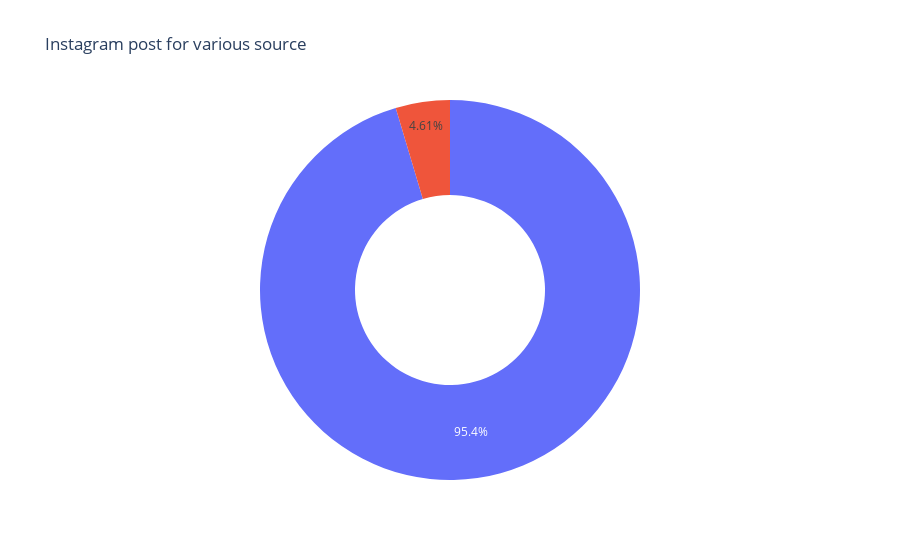

Notebook cell for this chart:
### Code cell
# Relationship between followers and likes 

followers = df["Followers"].sum()
likes = df["Likes"].sum()

labels = ['Followers', 'Likes']
values = [followers , likes]

fig = px.pie(df,values=values,labels=labels,
            title= 'Instagram post for various source',hole=0.5)
fig.show()

### Figure 1 — Plotly figure (JSON) as saved in the notebook; plotly's stock layout.template omitted (floating-point values rounded to 4 significant figures)
{"data": [{"domain": {"x": [0, 1], "y": [0, 1]}, "hole": 0.5, "hovertemplate": "value=%{value}<extra></extra>", "legendgroup": "", "name": "", "showlegend": false, "type": "pie", "values": [96196, 4648]}], "layout": {"legend": {"tracegroupgap": 0}, "title": {"text": "Instagram post for various source"}}}
